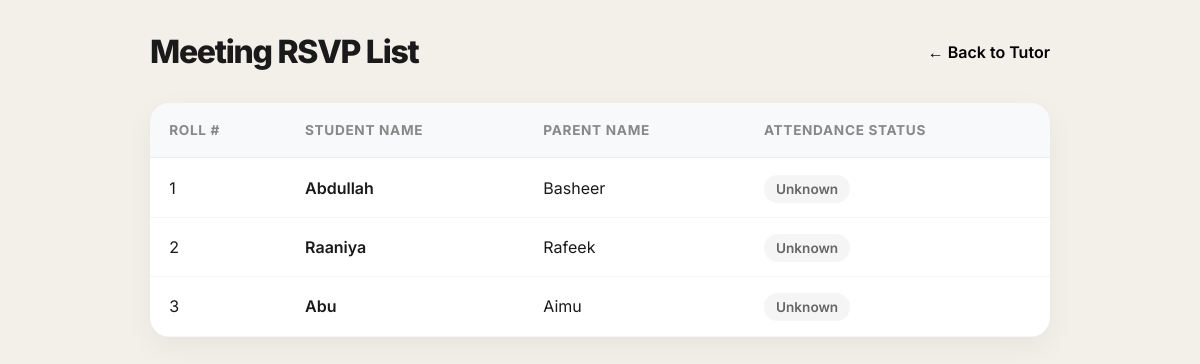
Screenshot of /report with the database file from the repository.
### tables this page shows
CREATE TABLE students (
            id INTEGER PRIMARY KEY AUTOINCREMENT,
            student_name TEXT NOT NULL,
            parent_name TEXT NOT NULL,
            class_info TEXT DEFAULT 'S8 ADS',
            roll_number INTEGER,
            academic_info TEXT,
            disciplinary_info TEXT,
            attendance_status TEXT DEFAULT 'Unknown'
        );

### app.py (the view)
@app.route('/report')
def report():
    students = database.get_attendance_report()
    return render_template('report.html', students=students)

### database.py (called while the page is built)
def get_attendance_report():
    conn = sqlite3.connect(DB_NAME)
    c = conn.cursor()
    c.execute('SELECT student_name, parent_name, roll_number, attendance_status FROM students')
    rows = c.fetchall()
    conn.close()
    return rows

### templates/report.html (shortened to what this page needs)
<!DOCTYPE html>
<html lang="en">
<head>
</head>
<body>
    <div class="header">
        <h1>Meeting RSVP List</h1>
        <a href="/" class="btn-back">← Back to Tutor</a>
    </div>
    <div class="card">
        <table>
            <thead>
                <tr>
                    <th>Roll #</th>
                    <th>Student Name</th>
                    <th>Parent Name</th>
                    <th>Attendance Status</th>
                </tr>
            </thead>
            <tbody>
                {% for student in students %}
                <tr>
                    <td>{{ student[2] }}</td>
                    <td style="font-weight: 600;">{{ student[0] }}</td>
                    <td>{{ student[1] }}</td>
                    <td>
                        <span class="badge {{ student[3].lower() }}">
                            {{ student[3] }}
                        </span>
                    </td>
                </tr>
                {% endfor %}
            </tbody>
        </table>
    </div>
</body>
</html>

### templates/report.html (style rules this page uses)
:root { --bg-color: #F3EFE9; --text-color: #1A1A1A; --card-bg: #FFFFFF; --accent-green: #2D9C5F; --accent-red: #E74C3C; --accent-gray: #666; --radius: 20px; }
body { font-family: 'Inter', sans-serif; background-color: var(--bg-color); color: var(--text-color); margin: 0; padding: 2rem; display: flex; flex-direction: column; align-items: center; }
.header { width: 100%; max-width: 900px; display: flex; justify-content: space-between; align-items: center; margin-bottom: 2rem; }
h1 { font-weight: 800; letter-spacing: -0.04em; margin: 0; }
.card { background: var(--card-bg); border-radius: var(--radius); box-shadow: 0 10px 30px rgba(0, 0, 0, 0.05); width: 100%; max-width: 900px; overflow: hidden; }
table { width: 100%; border-collapse: collapse; text-align: left; }
th { background: #F8F9FA; padding: 1.2rem; font-size: 0.85rem; text-transform: uppercase; letter-spacing: 0.05em; color: #888; border-bottom: 1px solid #EEE; }
td { padding: 1.2rem; border-bottom: 1px solid #F5F5F5; font-size: 1rem; }
.badge { padding: 6px 12px; border-radius: 20px; font-size: 0.85rem; font-weight: 600; }
.badge.unknown { background: #F5F5F5; color: var(--accent-gray); }
.btn-back { text-decoration: none; color: #000; font-weight: 600; display: flex; align-items: center; gap: 8px; }

### rows the page displays
students: roll_number "1", student_name "Abdullah", parent_name "Basheer", attendance_status "Unknown"
students: roll_number "2", student_name "Raaniya", parent_name "Rafeek", attendance_status "Unknown"
students: roll_number "3", student_name "Abu", parent_name "Aimu", attendance_status "Unknown"
